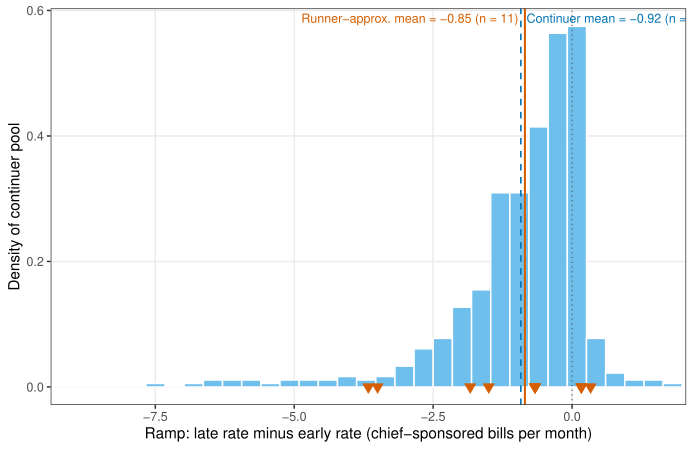

Reproduce this figure in R.
#!/usr/bin/env Rscript
# Figure 1: Continuer pool ramp distribution with treated-cohort location.
#
# Cohort approximation note: the 40-case hand-coded exit-channel dictionary is
# not bundled with the public KNA parquets, so the "clean local-executive
# runner" cohort is approximated as SMD members in the 18th and 20th assemblies
# whose final chief-sponsored bill falls in the four months leading up to the
# mid-term local election and at least six months before assembly end. The
# continuer pool is the complementary SMD set. Ramps are computed as chief-
# sponsored bills per month in the late window (last six months before anchor)
# minus the early window (seven to twelve months before anchor), where the
# anchor is the local-election date for the runner approximation and the
# assembly-end date for continuers.

suppressPackageStartupMessages({
  library(arrow)
  library(dplyr)
  library(ggplot2)
  library(tidyr)
})

okabe_ito <- c("#E69F00", "#56B4E9", "#009E73", "#0072B2",
               "#D55E00", "#CC79A7", "#000000")

data_dir <- Sys.getenv("KBL_DATA",
  "/Users/kyusik/Desktop/kyusik-github/kna/data/processed")

assembly_end <- list(
  "18" = as.Date("2012-05-29"),
  "20" = as.Date("2020-05-29")
)

local_election <- list(
  "18" = as.Date("2010-06-02"),
  "20" = as.Date("2018-06-13")
)

compute_ramp_table <- function(anchor_date, bills_df, member_ids) {
  early_start <- anchor_date - 365
  early_end   <- anchor_date - 183
  late_start  <- anchor_date - 183
  late_end    <- anchor_date

  w <- bills_df %>%
    filter(rst_mona_cd %in% member_ids,
           ppsl_dt >= early_start, ppsl_dt <= late_end) %>%
    mutate(window = case_when(
      ppsl_dt >= early_start & ppsl_dt <  early_end ~ "early",
      ppsl_dt >= late_start  & ppsl_dt <= late_end  ~ "late",
      TRUE ~ NA_character_
    )) %>%
    filter(!is.na(window)) %>%
    count(rst_mona_cd, window) %>%
    pivot_wider(names_from = window, values_from = n, values_fill = 0)

  if (!"early" %in% names(w)) w$early <- 0
  if (!"late"  %in% names(w)) w$late  <- 0

  # Add members with zero bills in both windows so the distribution is complete
  missing_ids <- setdiff(member_ids, w$rst_mona_cd)
  if (length(missing_ids) > 0) {
    w <- bind_rows(w,
      tibble(rst_mona_cd = missing_ids, early = 0L, late = 0L))
  }

  w %>%
    mutate(early_rate = early / 6,
           late_rate  = late  / 6,
           ramp = late_rate - early_rate)
}

compute_age <- function(age_num) {
  age_str <- as.character(age_num)
  bills <- read_parquet(
    file.path(data_dir, paste0("master_bills_", age_num, ".parquet")))
  members <- read_parquet(
    file.path(data_dir, paste0("members_", age_num, ".parquet")))

  bills_mem <- bills %>%
    filter(ppsr_kind == "\uc758\uc6d0",
           !is.na(rst_mona_cd), !is.na(ppsl_dt)) %>%
    mutate(ppsl_dt = as.Date(ppsl_dt)) %>%
    select(bill_id, rst_mona_cd, ppsl_dt)

  smd_ids <- members %>%
    filter(election_type == "\uc9c0\uc5ed\uad6c") %>%
    distinct(mona_cd) %>%
    pull(mona_cd)

  end_date <- assembly_end[[age_str]]
  le_date  <- local_election[[age_str]]

  last_bill <- bills_mem %>%
    filter(rst_mona_cd %in% smd_ids) %>%
    group_by(rst_mona_cd) %>%
    summarise(last_dt = max(ppsl_dt), .groups = "drop")

  # Runner approximation: last chief-sponsored bill within four months before
  # the local election, and at least six months before assembly end
  runner_ids <- last_bill %>%
    filter(last_dt <= le_date,
           last_dt >= le_date - 120,
           last_dt <  end_date - 180) %>%
    pull(rst_mona_cd)

  continuer_ids <- setdiff(smd_ids, runner_ids)

  cont <- compute_ramp_table(end_date, bills_mem, continuer_ids) %>%
    mutate(group = "Continuer pool (SMD, 18th + 20th)")

  run <- compute_ramp_table(le_date, bills_mem, runner_ids) %>%
    mutate(group = "Local-executive runner approximation")

  bind_rows(cont, run) %>% mutate(age = age_num)
}

all_data <- bind_rows(compute_age(18), compute_age(20))

continuers <- all_data %>%
  filter(group == "Continuer pool (SMD, 18th + 20th)")
runners <- all_data %>%
  filter(group == "Local-executive runner approximation")

cont_mean <- mean(continuers$ramp, na.rm = TRUE)
run_mean  <- mean(runners$ramp, na.rm = TRUE)
n_cont <- nrow(continuers)
n_run  <- nrow(runners)

# Clip extreme outliers only for the x-axis view; keep them in stats
x_lower <- min(c(quantile(continuers$ramp, 0.005, na.rm = TRUE),
                 min(runners$ramp, na.rm = TRUE))) - 0.2
x_upper <- quantile(continuers$ramp, 0.995, na.rm = TRUE) + 0.2

p <- ggplot(continuers, aes(x = ramp)) +
  geom_histogram(aes(y = after_stat(density)),
                 bins = 45,
                 fill = okabe_ito[2], color = "white",
                 alpha = 0.85) +
  geom_vline(xintercept = 0,
             linetype = "dotted", color = "grey35", linewidth = 0.4) +
  geom_vline(xintercept = cont_mean,
             color = okabe_ito[4], linewidth = 0.55,
             linetype = "dashed") +
  geom_vline(xintercept = run_mean,
             color = okabe_ito[5], linewidth = 0.7,
             linetype = "solid") +
  geom_point(data = runners,
             aes(x = ramp, y = 0),
             color = okabe_ito[5], fill = okabe_ito[5],
             shape = 25, size = 2.6, stroke = 0.3) +
  annotate("text",
           x = cont_mean, y = Inf,
           label = sprintf("Continuer mean = %.2f (n = %d)",
                           cont_mean, n_cont),
           hjust = -0.03, vjust = 1.6, size = 3.1,
           color = okabe_ito[4]) +
  annotate("text",
           x = run_mean, y = Inf,
           label = sprintf("Runner-approx. mean = %.2f (n = %d)",
                           run_mean, n_run),
           hjust = 1.03, vjust = 1.6, size = 3.1,
           color = okabe_ito[5]) +
  coord_cartesian(xlim = c(x_lower, x_upper)) +
  labs(x = "Ramp: late rate minus early rate (chief-sponsored bills per month)",
       y = "Density of continuer pool") +
  theme_bw(base_size = 11) +
  theme(panel.grid.minor = element_blank(),
        panel.grid.major.x = element_line(color = "grey92"),
        plot.margin = margin(6, 10, 6, 6))

out_dir <- "/Users/kyusik/Desktop/kyusik-claude/kna-research-agents/articles/figures/2026-04-19_r20"
dir.create(out_dir, recursive = TRUE, showWarnings = FALSE)
ggsave(file.path(out_dir, "fig_1.pdf"), p,
       width = 7, height = 4.5)
